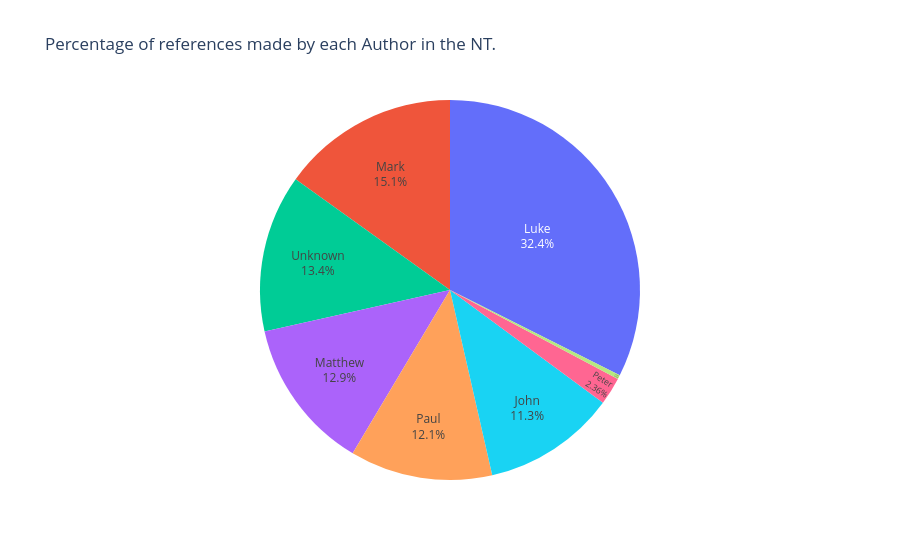

The notebook cell this image was saved under:
### Markdown cell above
#### Percentage of Author Allusions

### Code cell
fig = px.pie(
    references['n_start'].str[0].map(book_authors).value_counts().to_frame().reset_index(),
    names = "n_start",
    values= "count",
    title= "Percentage of references made by each Author in the NT."
)
fig.update_traces(textposition='inside', textinfo='percent+label', showlegend=False)
fig.show()

### Figure 1 — Plotly figure (JSON) as saved in the notebook; plotly's stock layout.template omitted (floating-point values rounded to 4 significant figures)
{"data": [{"domain": {"x": [0, 1], "y": [0, 1]}, "hovertemplate": "n_start=%{label}<br>count=%{value}<extra></extra>", "labels": ["Luke", "Mark", "Unknown", "Matthew", "Paul", "John", "Peter", "James"], "legendgroup": "", "name": "", "showlegend": false, "textinfo": "percent+label", "textposition": "inside", "type": "pie", "values": [481, 224, 199, 192, 180, 168, 35, 5]}], "layout": {"legend": {"tracegroupgap": 0}, "title": {"text": "Percentage of references made by each Author in the NT."}}}
